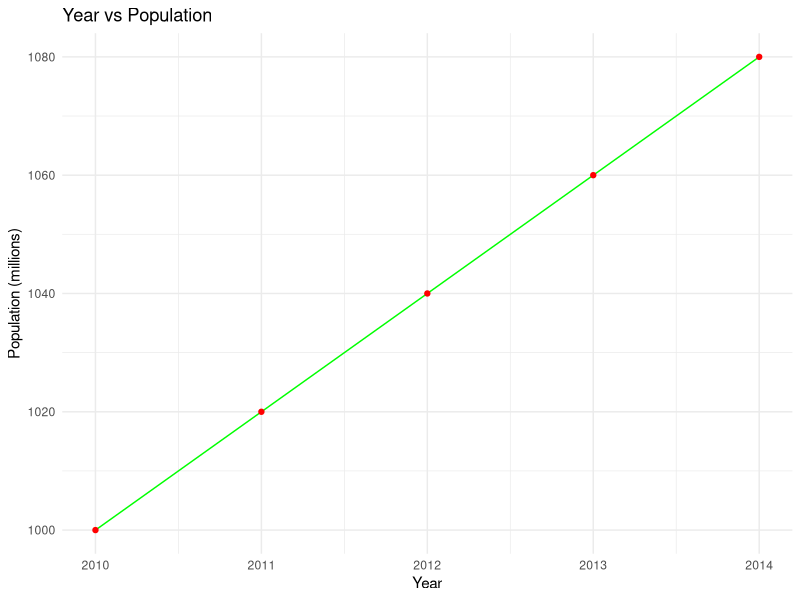

This figure's R source:
library(ggplot2)

data <- data.frame(
  Year = 2010:2014,
  Population = c(1000, 1020, 1040, 1060, 1080)
)

ggplot(data, aes(Year, Population)) +
  geom_line(color = "green") +
  geom_point(color = "red") +
  labs(title = "Year vs Population",
       x = "Year", y = "Population (millions)") +
  theme_minimal()
